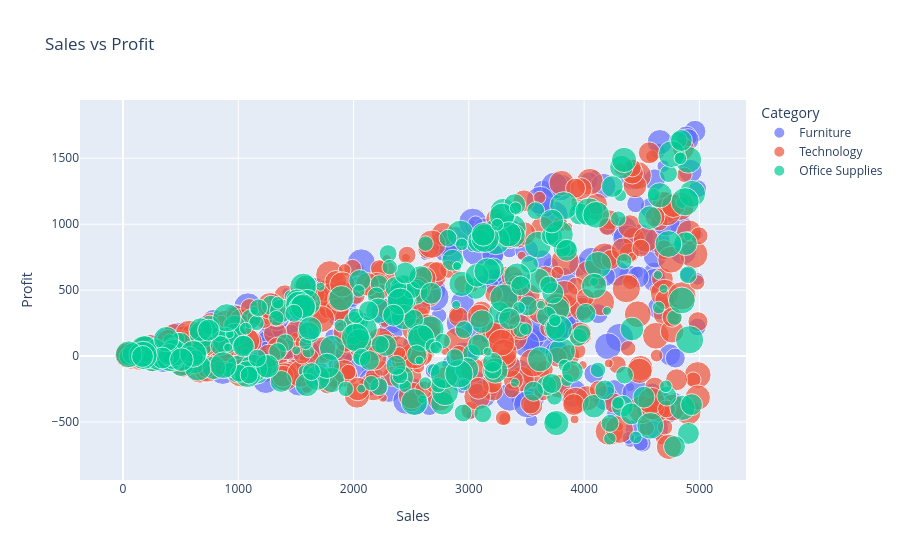

This figure's notebook cell:
### Markdown cell above
This interactive scatter plot displays total sales vs profit. The visualization allows users to explore sales vs profit performance through interactive features.

### Code cell
scatter_fig = px.scatter(
    df,
    x='Sales',
    y='Profit',
    color='Category',
    size='Quantity',
    hover_data=['Region'],
    title='Sales vs Profit'
)

scatter_fig.show()

### Figure 1 — Plotly figure (JSON) as saved in the notebook; plotly's stock layout.template omitted (floating-point values rounded to 4 significant figures; data arrays with more than 128 entries replaced by an {"elided": "..."} marker saying what was removed)
{"data": [{"customdata": {"elided": "319x1 str values"}, "hovertemplate": "Category=Furniture<br>Sales=%{x}<br>Profit=%{y}<br>Quantity=%{marker.size}<br>Region=%{customdata[0]}<extra></extra>", "legendgroup": "Furniture", "marker": {"color": "#636efa", "size": {"elided": "319 int values"}, "sizemode": "area", "sizeref": 0.025, "symbol": "circle"}, "mode": "markers", "name": "Furniture", "orientation": "v", "showlegend": true, "type": "scatter", "x": {"elided": "319 float values"}, "xaxis": "x", "y": {"elided": "319 float values"}, "yaxis": "y"}, {"customdata": {"elided": "376x1 str values"}, "hovertemplate": "Category=Technology<br>Sales=%{x}<br>Profit=%{y}<br>Quantity=%{marker.size}<br>Region=%{customdata[0]}<extra></extra>", "legendgroup": "Technology", "marker": {"color": "#EF553B", "size": {"elided": "376 int values"}, "sizemode": "area", "sizeref": 0.025, "symbol": "circle"}, "mode": "markers", "name": "Technology", "orientation": "v", "showlegend": true, "type": "scatter", "x": {"elided": "376 float values"}, "xaxis": "x", "y": {"elided": "376 float values"}, "yaxis": "y"}, {"customdata": {"elided": "305x1 str values"}, "hovertemplate": "Category=Office Supplies<br>Sales=%{x}<br>Profit=%{y}<br>Quantity=%{marker.size}<br>Region=%{customdata[0]}<extra></extra>", "legendgroup": "Office Supplies", "marker": {"color": "#00cc96", "size": {"elided": "305 int values"}, "sizemode": "area", "sizeref": 0.025, "symbol": "circle"}, "mode": "markers", "name": "Office Supplies", "orientation": "v", "showlegend": true, "type": "scatter", "x": {"elided": "305 float values"}, "xaxis": "x", "y": {"elided": "305 float values"}, "yaxis": "y"}], "layout": {"legend": {"itemsizing": "constant", "title": {"text": "Category"}, "tracegroupgap": 0}, "title": {"text": "Sales vs Profit"}, "xaxis": {"anchor": "y", "domain": [0, 1], "title": {"text": "Sales"}}, "yaxis": {"anchor": "x", "domain": [0, 1], "title": {"text": "Profit"}}}}
